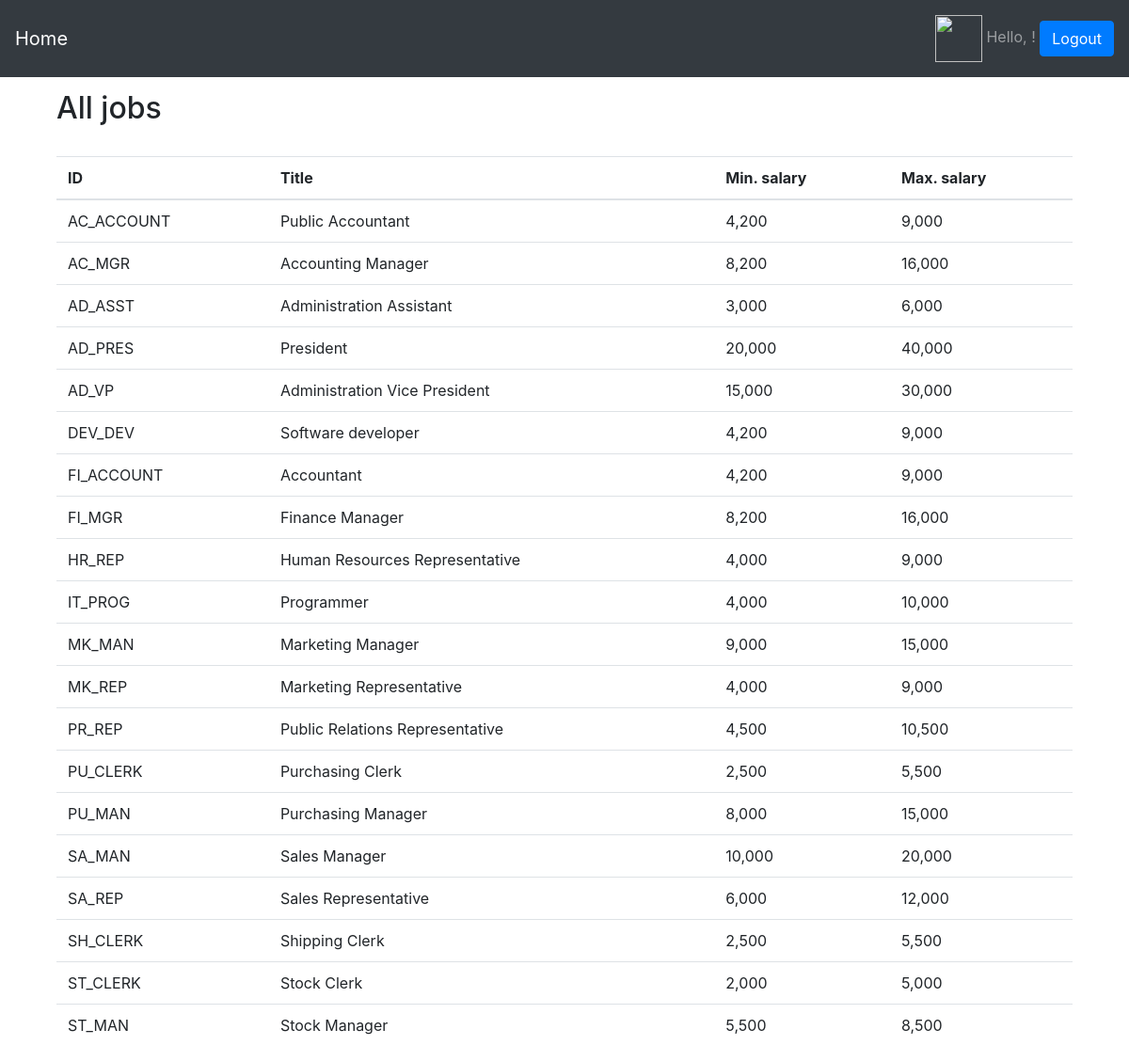
The page /3_auth_google/rest_google/api/index.php on the database its author committed.
### tables this page shows
CREATE TABLE `jobs` (
  `job_id` varchar(10) NOT NULL,
  `job_title` varchar(35) NOT NULL,
  `min_salary` decimal(8,0) UNSIGNED DEFAULT NULL,
  `max_salary` decimal(8,0) UNSIGNED DEFAULT NULL
);

### 3_auth_google/rest_google/config/config.php (called while the page is built, shortened)
<?php
$google_client = new Google_Client();

### 3_auth_google/rest_google/config/database.php (called while the page is built, shortened)
<?php
include('config.php');
function require_google($google_client)
{
    $google_login_url = '';
    if (!isset($_SESSION['access_token'])) {
        $google_login_url = $google_client->createAuthUrl();
    }
    return $google_login_url;
}

### 3_auth_google/rest_google/objects/job.php (called while the page is built, shortened)
<?php
class Job
{
	private $conn;
	private $table_name = "jobs";
	public function __construct($db)
	{
		$this->conn = $db;
	}
	function read()
	{
		if (!empty($_GET["id"])) {
			return $this->readSingle();
		} else {
			return $this->readAll();
		}
	}
	function readAll()
	{
		$query = "SELECT * FROM " . $this->table_name;
		$stmt = $this->conn->prepare($query);
		$stmt->execute();
		$num = $stmt->rowCount();
		if ($num > 0) {
			$jobs_arr = array();
			while ($row = $stmt->fetch(PDO::FETCH_ASSOC)) {
				extract($row);
				$job_item = array(
					"job_id" => $job_id,
					"job_title" => $job_title,
					"min_salary" => floatval($min_salary),
					"max_salary" => floatval($max_salary),
				);
				array_push($jobs_arr, $job_item);
			}
			return json_encode($jobs_arr);
		} else {
			http_response_code(404);
			return json_encode(
				array("error" => "No jobs found.")
			);
		}
	}
}

### 3_auth_google/rest_google/ui/print.php (the view, shortened to what this page needs)
<html>
<head>
    <link rel="stylesheet" href="https://stackpath.bootstrapcdn.com/bootstrap/4.5.2/css/bootstrap.min.css">
</head>
<body>
    <nav class="navbar fixed-top navbar-dark bg-dark">
        <a class="navbar-brand" href=".">Home</a>
        <div class="navbar-text">
            <span>
                <?php
                echo '<img src=' . $_SESSION["user_image"] . ' class="rounded-circle" style="width:50px;height:50px;">';
                ?>
            </span>
            <span>
                <?php
                echo "Hello, " . $_SESSION['user_first_name'] . " " . $_SESSION['user_last_name'] . "!";
                ?>
            </span>
            <span>
                <?php
                echo '<a class="btn btn-primary" href="../ui/logout.php">Logout</a>';
                ?>
            </span>
        </div>
    </nav>
    <div class="container">
        <br />
        <br />
        <h2>All jobs</h2>
        <br />
        <table class="table">
            <thead>
                <tr>
                    <th>ID</th>
                    <th>Title</th>
                    <th>Min. salary</th>
                    <th>Max. salary</th>
                </tr>
            </thead>
            <?php
            $result = json_decode($_SESSION["jobs"]);
            foreach ($result as $row) {
            ?>
                <tr>
                    <td><?php echo $row->job_id; ?></td>
                    <td><?php echo $row->job_title; ?></td>
                    <td><?php echo number_format($row->min_salary); ?></td>
                    <td><?php echo number_format($row->max_salary); ?></td>
                </tr>
            <?php
            }
            ?>
        </table>
    </div>
</body>
</html>

### 3_auth_google/rest_google/api/index.php (shortened to what this page needs)
<?php
include_once '../config/config.php';
include_once '../config/database.php';
include_once '../objects/job.php';
$database = new Database();
$db = $database->getConnection();
$job = new Job($db);
$google_login_url = require_google($google_client);
?>
<html>
<head>
	<link rel="stylesheet" href="https://stackpath.bootstrapcdn.com/bootstrap/4.5.2/css/bootstrap.min.css">
</head>
<body>
	<div class="container">
		<br />
		<br />
		<?php
		if ($google_login_url == '') {
			$_SESSION["jobs"] = $job->read();
			include('../ui/print.php');
		}
		?>
	</div>
</body>
</html>

### rows shown on the page
jobs: job_id "AC_ACCOUNT", job_title "Public Accountant", min_salary "4,200", max_salary "9,000"
jobs: job_id "AC_MGR", job_title "Accounting Manager", min_salary "8,200", max_salary "16,000"
jobs: job_id "AD_ASST", job_title "Administration Assistant", min_salary "3,000", max_salary "6,000"
jobs: job_id "AD_PRES", job_title "President", min_salary "20,000", max_salary "40,000"
jobs: job_id "AD_VP", job_title "Administration Vice President", min_salary "15,000", max_salary "30,000"
jobs: job_id "DEV_DEV", job_title "Software developer", min_salary "4,200", max_salary "9,000"
jobs: job_id "FI_ACCOUNT", job_title "Accountant", min_salary "4,200", max_salary "9,000"
jobs: job_id "FI_MGR", job_title "Finance Manager", min_salary "8,200", max_salary "16,000"
jobs: job_id "HR_REP", job_title "Human Resources Representative", min_salary "4,000", max_salary "9,000"
jobs: job_id "IT_PROG", job_title "Programmer", min_salary "4,000", max_salary "10,000"
jobs: job_id "MK_MAN", job_title "Marketing Manager", min_salary "9,000", max_salary "15,000"
jobs: job_id "MK_REP", job_title "Marketing Representative", min_salary "4,000", max_salary "9,000"
jobs: job_id "PR_REP", job_title "Public Relations Representative", min_salary "4,500", max_salary "10,500"
jobs: job_id "PU_CLERK", job_title "Purchasing Clerk", min_salary "2,500", max_salary "5,500"
jobs: job_id "PU_MAN", job_title "Purchasing Manager", min_salary "8,000", max_salary "15,000"
jobs: job_id "SA_MAN", job_title "Sales Manager", min_salary "10,000", max_salary "20,000"
jobs: job_id "SA_REP", job_title "Sales Representative", min_salary "6,000", max_salary "12,000"
jobs: job_id "SH_CLERK", job_title "Shipping Clerk", min_salary "2,500", max_salary "5,500"
jobs: job_id "ST_CLERK", job_title "Stock Clerk", min_salary "2,000", max_salary "5,000"
jobs: job_id "ST_MAN", job_title "Stock Manager", min_salary "5,500", max_salary "8,500"
